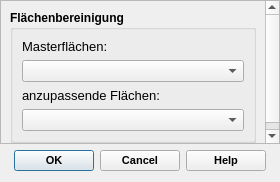
<?xml version="1.0" encoding="UTF-8"?>
<ui version="4.0">
 <class>Dialog</class>
 <widget class="QDialog" name="Dialog">
  <property name="geometry">
   <rect>
    <x>0</x>
    <y>0</y>
    <width>280</width>
    <height>182</height>
   </rect>
  </property>
  <property name="minimumSize">
   <size>
    <width>250</width>
    <height>150</height>
   </size>
  </property>
  <property name="maximumSize">
   <size>
    <width>16777215</width>
    <height>182</height>
   </size>
  </property>
  <property name="windowTitle">
   <string>Flächenbereinigung</string>
  </property>
  <layout class="QVBoxLayout" name="verticalLayout">
   <property name="leftMargin">
    <number>0</number>
   </property>
   <property name="topMargin">
    <number>0</number>
   </property>
   <property name="rightMargin">
    <number>0</number>
   </property>
   <item>
    <widget class="QScrollArea" name="scrollArea">
     <property name="widgetResizable">
      <bool>true</bool>
     </property>
     <widget class="QWidget" name="scrollAreaWidgetContents">
      <property name="geometry">
       <rect>
        <x>0</x>
        <y>0</y>
        <width>278</width>
        <height>142</height>
       </rect>
      </property>
      <layout class="QVBoxLayout" name="verticalLayout_2">
       <item>
        <widget class="QGroupBox" name="groupBox">
         <property name="font">
          <font>
           <weight>75</weight>
           <bold>true</bold>
          </font>
         </property>
         <property name="title">
          <string>Flächenbereinigung</string>
         </property>
         <layout class="QVBoxLayout" name="verticalLayout_3">
          <item>
           <widget class="QLabel" name="label">
            <property name="font">
             <font>
              <family>Tahoma</family>
              <pointsize>10</pointsize>
              <weight>50</weight>
              <bold>false</bold>
             </font>
            </property>
            <property name="text">
             <string>Masterflächen:</string>
            </property>
           </widget>
          </item>
          <item>
           <widget class="QComboBox" name="cb_haupt"/>
          </item>
          <item>
           <widget class="QLabel" name="label_2">
            <property name="font">
             <font>
              <family>Tahoma</family>
              <pointsize>10</pointsize>
              <weight>50</weight>
              <bold>false</bold>
             </font>
            </property>
            <property name="text">
             <string>anzupassende Flächen:</string>
            </property>
           </widget>
          </item>
          <item>
           <widget class="QComboBox" name="cb_geschnitten"/>
          </item>
         </layout>
        </widget>
       </item>
      </layout>
     </widget>
    </widget>
   </item>
   <item>
    <widget class="QDialogButtonBox" name="buttonBox">
     <property name="font">
      <font>
       <family>Tahoma</family>
       <pointsize>8</pointsize>
       <weight>75</weight>
       <bold>true</bold>
      </font>
     </property>
     <property name="orientation">
      <enum>Qt::Horizontal</enum>
     </property>
     <property name="standardButtons">
      <set>QDialogButtonBox::Cancel|QDialogButtonBox::Help|QDialogButtonBox::Ok</set>
     </property>
     <property name="centerButtons">
      <bool>true</bool>
     </property>
    </widget>
   </item>
  </layout>
  <zorder>scrollArea</zorder>
  <zorder>buttonBox</zorder>
 </widget>
 <resources/>
 <connections>
  <connection>
   <sender>buttonBox</sender>
   <signal>accepted()</signal>
   <receiver>Dialog</receiver>
   <slot>accept()</slot>
   <hints>
    <hint type="sourcelabel">
     <x>248</x>
     <y>254</y>
    </hint>
    <hint type="destinationlabel">
     <x>157</x>
     <y>274</y>
    </hint>
   </hints>
  </connection>
  <connection>
   <sender>buttonBox</sender>
   <signal>rejected()</signal>
   <receiver>Dialog</receiver>
   <slot>reject()</slot>
   <hints>
    <hint type="sourcelabel">
     <x>316</x>
     <y>260</y>
    </hint>
    <hint type="destinationlabel">
     <x>286</x>
     <y>274</y>
    </hint>
   </hints>
  </connection>
 </connections>
</ui>
